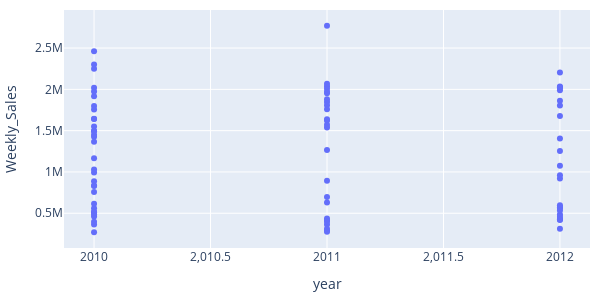
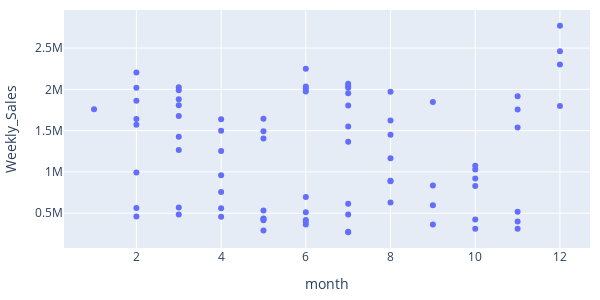
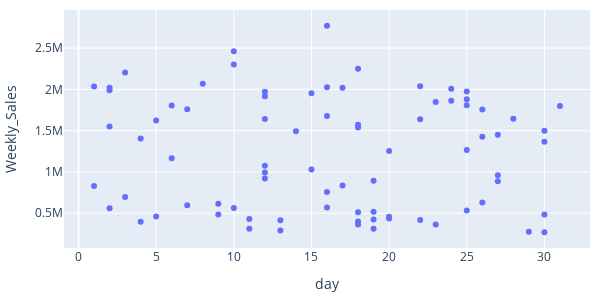

Write notebook code for charts like these, in order.
### Code cell
# Scatter plot of Weekly_Sales for each new date variable
for col in ["year", "month", "day", "weekday"]:
    fig = px.scatter(df_clean, x=col, y='Weekly_Sales',
               width=600, height=300,).update_layout(margin=dict(l=10, r=10, t=10, b=10))
    fig.show()
    img_name = f"img/scatter_WeeklySales_vs_{col}.png"
    # fig.write_image(img_name) # To save image
